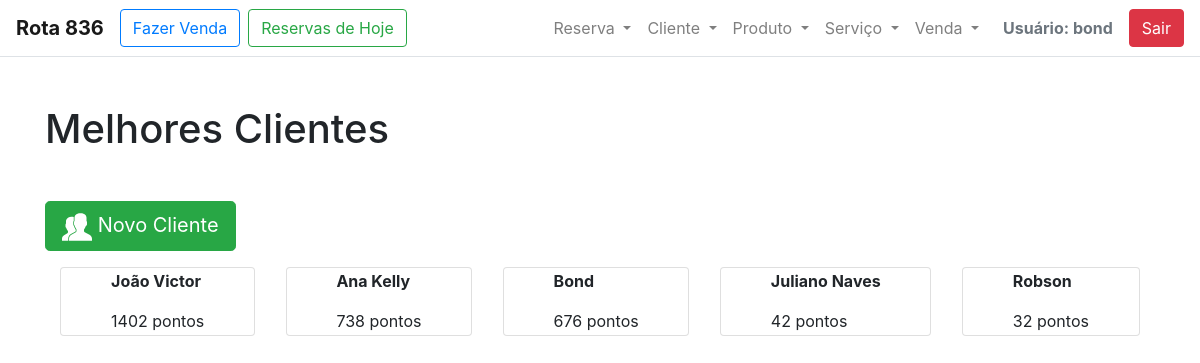
Page /salao/cliente/melhores/ (signed in) on the committed database.
### salao/models.py (models this page shows, shortened)
class Cliente (models.Model):
    nome_cliente = models.CharField(max_length=200, null=False)
    telefone_cliente = models.CharField(max_length=12)
    instagram_cliente = models.CharField(max_length=50)
    bairro_cliente = models.CharField(max_length=200, null=False)
    @property
    def pontos_cliente(self):
        pontos = 0
        vendas = self.venda_set.all()
        for x in vendas:
            pontos += x.soma_pontos_venda
        return pontos

class Venda(models.Model):
    data_hora_venda = models.DateTimeField(auto_now_add=True)
    cliente_venda = models.ForeignKey(Cliente, on_delete=models.CASCADE, null=False)
    servico_venda = models.ManyToManyField(Servico, blank=True)
    produto_venda = models.ManyToManyField(Produto, blank=True)
    @property
    def soma_pontos_venda(self):
        pontos = 0
        if self.servico_venda:
            for x in self.servico_venda.all():
                pontos = pontos + x.pontos_servico
        if self.produto_venda:
            for x in self.produto_venda.all():
                pontos = pontos + x.pontos_produto
        return pontos

class Servico(models.Model):
    desc_servico = models.CharField(max_length=200, null=False)
    pontos_servico = models.IntegerField(null=False)
    valor_servico = models.FloatField(null=False)

class Produto(models.Model):
    desc_produto = models.CharField(max_length=200, null=False)
    pontos_produto = models.IntegerField(null=False)
    valor_produto = models.FloatField(max_length=12, null=False)
    marca_produto = models.CharField(max_length=100, null=False)

### salao/views.py (the view)
# urls.py: path('cliente/melhores/', views.MelhoresClientes, name='melhores_clientes'),
@login_required
def MelhoresClientes(request):
    template_name='salao/cliente/melhores.html'
    clientes = sorted(Cliente.objects.all(), key=lambda t: t.pontos_cliente, reverse=True)[:5]
    return render(request, template_name, {'clientes': clientes})

### salao/templates/salao/cliente/melhores.html (shortened to what this page needs)
{% extends '../base.html' %}
{% load staticfiles %}
{% block h1_pagina %}
    Melhores Clientes
{% endblock h1_pagina %}
{% block content %}
    <a href="{% url 'salao:incluir_cliente' %}"><button class="btn btn-success btn-lg mb-3"><img src="{% static 'img/cliente.svg' %}" height="30px" width="30px"> Novo Cliente</button></a>
    <div class="d-flex flex-wrap justify-content-around">
    {% for cliente in clientes %}
              <div class="card mb-4 box-shadow px-5">
                <div class="card-body">
                  <p class="card-text font-weight-bold">{{ cliente.nome_cliente }}</p>
                  <p class="card-text ">{{ cliente.pontos_cliente }} pontos</p>
                </div>
            </div>
    {% endfor %}
    </div>
{% endblock content %}

### salao/templates/salao/base.html (shortened to what this page needs)
{% load staticfiles %}
<!DOCTYPE html>
<html lang="pt-br" xmlns="http://www.w3.org/1999/html">
<head>
    <link href="{% static 'css/bootstrap.min.css' %}" rel="stylesheet">
    <link href="{% static 'css/bootstrap.css' %}" rel="stylesheet">
    <link href="{% static 'css/estilizacao.css' %}" rel="stylesheet">
</head>
<body>
      <nav class="navbar navbar-expand-lg navbar-light bg-light bg-white border-bottom box-shadow">
        <a class="navbar-brand font-weight-bold" href="{% url 'salao:dashboard' %}">Rota 836</a>
        <a class="btn btn-outline-primary" href="{% url 'salao:fazer_venda' %}">Fazer Venda</a>
        <a class="ml-2 btn btn-outline-success" href="{% url 'salao:reservas_hoje' %}">Reservas de Hoje</a>
        <div class="collapse navbar-collapse" id="navbarSupportedContent">
            <ul class="navbar-nav ml-lg-auto">
             <li class="nav-item dropdown">
                     <a class="nav-link dropdown-toggle" href="#" id="navbarDropdown" role="button" data-toggle="dropdown" aria-haspopup="true" aria-expanded="false">
                        Reserva
                    </a>
                </li>
                <li class="nav-item dropdown">
                     <a class="nav-link dropdown-toggle" href="#" id="navbarDropdown" role="button" data-toggle="dropdown" aria-haspopup="true" aria-expanded="false">
                        Cliente
                    </a>
                </li>
                <li class="nav-item dropdown">
                     <a class="nav-link dropdown-toggle" href="#" id="navbarDropdown" role="button" data-toggle="dropdown" aria-haspopup="true" aria-expanded="false">
                        Produto
                    </a>
                </li>
                <li class="nav-item dropdown">
                     <a class="nav-link dropdown-toggle" href="#" id="navbarDropdown" role="button" data-toggle="dropdown" aria-haspopup="true" aria-expanded="false">
                        Serviço
                    </a>
                </li>
                <li class="nav-item dropdown">
                     <a class="nav-link dropdown-toggle" href="#" id="navbarDropdown" role="button" data-toggle="dropdown" aria-haspopup="true" aria-expanded="false">
                        Venda
                    </a>
                </li>
            </ul>
            <a class="nav-link disabled font-weight-bold" href="#">Usuário: {{user}}</a>
            <a class="btn btn-danger" href="{% url 'salao:logout' %}">Sair</a>
  </div>
</nav>
        <div class="content container mt-5">
            <div class="page-header">
                <h1 class="display mb-5">{% block h1_pagina %}{% endblock h1_pagina %}</h1>
            </div>
            {% block content %}
            {% endblock content %}
        </div>
  </body>
</html>

### rows in the picture
Cliente: nome_cliente "João Victor", pontos_cliente "1402"
Cliente: nome_cliente "Ana Kelly", pontos_cliente "738"
Cliente: nome_cliente "Bond", pontos_cliente "676"
Cliente: nome_cliente "Juliano Naves", pontos_cliente "42"
Cliente: nome_cliente "Robson", pontos_cliente "32"

### other values in the picture
{{ user }} "bond"
